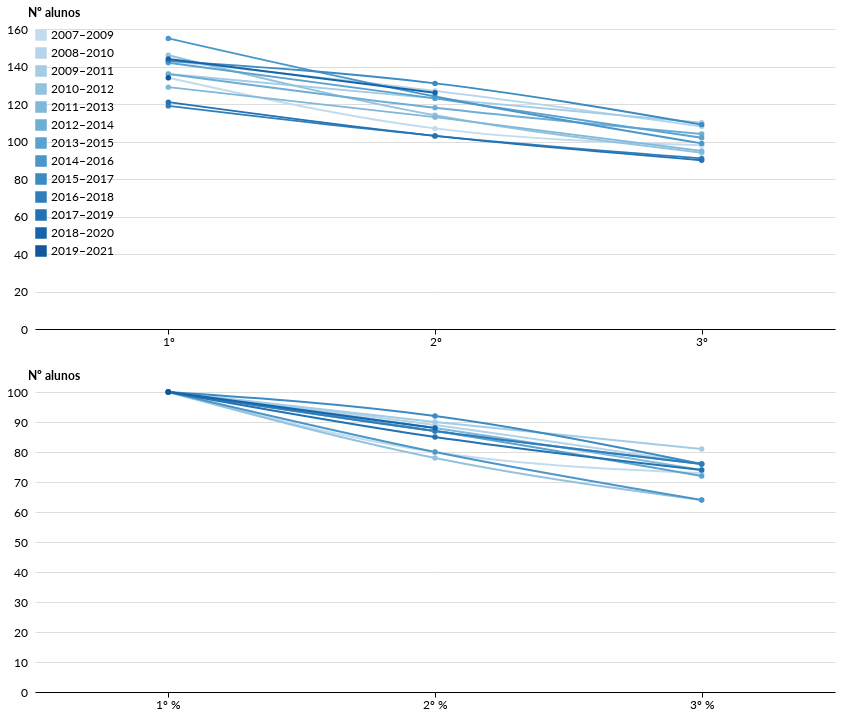

Notebook cell for this chart:
### Code cell
def line_chart(df):
    return (
        alt.Chart(df)
        .mark_line(interpolate="monotone", point=True)
        .encode(
            x="Série",
            y=alt.Y("Nº alunos"),#, scale=alt.Scale(zero=False)),
            color="Período:O",
            tooltip=('Período', "Nº alunos")
        )
        .properties(width=800)
    )


line_chart(df_sv_periodo_no) & line_chart(df_sv_periodo_per)

### Figure 1 — Vega-Lite specification as saved in the notebook (floating-point values rounded to 4 significant figures)
{"width": 685, "height": 380, "config": {"title": {"anchor": "start", "fontSize": 18, "font": "Lato", "fontColor": "#000000"}, "axisX": {"domain": true, "domainColor": "#000000", "domainWidth": 1, "grid": false, "labelFontSize": 12, "labelFont": "Lato", "labelAngle": 0, "tickColor": "#000000", "tickSize": 5, "titleFontSize": 12, "titlePadding": 10, "titleFont": "Lato", "title": ""}, "axisY": {"domain": false, "grid": true, "gridColor": "#DEDDDD", "gridWidth": 1, "labelFontSize": 12, "labelFont": "Lato", "labelPadding": 8, "ticks": false, "titleFontSize": 12, "titlePadding": 10, "titleFont": "Lato", "titleAngle": 0, "titleY": -10, "titleX": 18}, "background": "#FFFFFF", "legend": {"labelFontSize": 12, "labelFont": "Lato", "symbolSize": 100, "symbolType": "square", "titleFontSize": 12, "titlePadding": 10, "titleFont": "Lato", "title": "", "orient": "top-left", "offset": 0}, "view": {"stroke": "transparent"}, "range": {"category": ["#1696d2", "#d2d2d2", "#000000", "#fdbf11", "#ec008b", "#55b748", "#5c5859", "#db2b27"], "diverging": ["#cfe8f3", "#a2d4ec", "#73bfe2", "#46abdb", "#1696d2", "#12719e"]}, "area": {"fill": "#1696d2"}, "line": {"color": "#1696d2", "stroke": "#1696d2", "strokewidth": 5}, "trail": {"color": "#1696d2", "stroke": "#1696d2", "strokeWidth": 0, "size": 1}, "path": {"stroke": "#1696d2", "strokeWidth": 0.5}, "point": {"filled": true}, "text": {"font": "Lato", "color": "#1696d2", "fontSize": 11, "align": "right", "fontWeight": 400, "size": 11}, "bar": {"size": 40, "binSpacing": 1, "continuousBandSize": 30, "discreteBandSize": 30, "fill": "#1696d2", "stroke": false}}, "vconcat": [{"data": {"name": "data-c29d80e5cdc46112f6305398bbcc3017"}, "mark": {"type": "line", "interpolate": "monotone", "point": true}, "encoding": {"color": {"type": "ordinal", "field": "Período"}, "tooltip": [{"type": "nominal", "field": "Período"}, {"type": "quantitative", "field": "Nº alunos"}], "x": {"type": "nominal", "field": "Série"}, "y": {"type": "quantitative", "field": "Nº alunos"}}, "width": 800}, {"data": {"name": "data-76df65cf48577843677d52f81196c403"}, "mark": {"type": "line", "interpolate": "monotone", "point": true}, "encoding": {"color": {"type": "ordinal", "field": "Período"}, "tooltip": [{"type": "nominal", "field": "Período"}, {"type": "quantitative", "field": "Nº alunos"}], "x": {"type": "nominal", "field": "Série"}, "y": {"type": "quantitative", "field": "Nº alunos"}}, "width": 800}], "$schema": "https://vega.github.io/schema/vega-lite/v4.8.1.json", "datasets": {"data-c29d80e5cdc46112f6305398bbcc3017": [{"Período": "2007–2009", "Série": "1º", "Nº alunos": 134.0}, {"Período": "2007–2009", "Série": "2º", "Nº alunos": 107.0}, {"Período": "2007–2009", "Série": "3º", "Nº alunos": 98.0}, {"Período": "2008–2010", "Série": "1º", "Nº alunos": 143.0}, {"Período": "2008–2010", "Série": "2º", "Nº alunos": 127.0}, {"Período": "2008–2010", "Série": "3º", "Nº alunos": 108.0}, {"Período": "2009–2011", "Série": "1º", "Nº alunos": 136.0}, {"Período": "2009–2011", "Série": "2º", "Nº alunos": 123.0}, {"Período": "2009–2011", "Série": "3º", "Nº alunos": 110.0}, {"Período": "2010–2012", "Série": "2º", "Nº alunos": 114.0}, {"Período": "2010–2012", "Série": "3º", "Nº alunos": 94.0}, {"Período": "2010–2012", "Série": "1º", "Nº alunos": 146.0}, {"Período": "2011–2013", "Série": "3º", "Nº alunos": 95.0}, {"Período": "2011–2013", "Série": "1º", "Nº alunos": 129.0}, {"Período": "2011–2013", "Série": "2º", "Nº alunos": 113.0}, {"Período": "2012–2014", "Série": "3º", "Nº alunos": 104.0}, {"Período": "2012–2014", "Série": "1º", "Nº alunos": 136.0}, {"Período": "2012–2014", "Série": "2º", "Nº alunos": 118.0}, {"Período": "2013–2015", "Série": "3º", "Nº alunos": 102.0}, {"Período": "2013–2015", "Série": "2º", "Nº alunos": 123.0}, {"Período": "2013–2015", "Série": "1º", "Nº alunos": 142.0}, {"Período": "2014–2016", "Série": "2º", "Nº alunos": 124.0}, {"Período": "2014–2016", "Série": "3º", "Nº alunos": 99.0}, {"Período": "2014–2016", "Série": "1º", "Nº alunos": 155.0}, {"Período": "2015–2017", "Série": "2º", "Nº alunos": 131.0}, {"Período": "2015–2017", "Série": "3º", "Nº alunos": 109.0}, {"Período": "2015–2017", "Série": "1º", "Nº alunos": 143.0}, {"Período": "2016–2018", "Série": "3º", "Nº alunos": 91.0}, {"Período": "2016–2018", "Série": "1º", "Nº alunos": 119.0}, {"Período": "2016–2018", "Série": "2º", "Nº alunos": 103.0}, {"Período": "2017–2019", "Série": "2º", "Nº alunos": 103.0}, {"Período": "2017–2019", "Série": "3º", "Nº alunos": 90.0}, {"Período": "2017–2019", "Série": "1º", "Nº alunos": 121.0}, {"Período": "2018–2020", "Série": "3º", "Nº alunos": null}, {"Período": "2018–2020", "Série": "1º", "Nº alunos": 144.0}, {"Período": "2018–2020", "Série": "2º", "Nº alunos": 126.0}, {"Período": "2019–2021", "Série": "1º", "Nº alunos": 134.0}, {"Período": "2019–2021", "Série": "2º", "Nº alunos": null}, {"Período": "2019–2021", "Série": "3º", "Nº alunos": null}], "data-76df65cf48577843677d52f81196c403": [{"Período": "2007–2009", "Série": "1º %", "Nº alunos": 100.0}, {"Período": "2007–2009", "Série": "2º %", "Nº alunos": 80.0}, {"Período": "2007–2009", "Série": "3º %", "Nº alunos": 73.0}, {"Período": "2008–2010", "Série": "1º %", "Nº alunos": 100.0}, {"Período": "2008–2010", "Série": "2º %", "Nº alunos": 89.0}, {"Período": "2008–2010", "Série": "3º %", "Nº alunos": 76.0}, {"Período": "2009–2011", "Série": "1º %", "Nº alunos": 100.0}, {"Período": "2009–2011", "Série": "2º %", "Nº alunos": 90.0}, {"Período": "2009–2011", "Série": "3º %", "Nº alunos": 81.0}, {"Período": "2010–2012", "Série": "2º %", "Nº alunos": 78.0}, {"Período": "2010–2012", "Série": "3º %", "Nº alunos": 64.0}, {"Período": "2010–2012", "Série": "1º %", "Nº alunos": 100.0}, {"Período": "2011–2013", "Série": "3º %", "Nº alunos": 74.0}, {"Período": "2011–2013", "Série": "1º %", "Nº alunos": 100.0}, {"Período": "2011–2013", "Série": "2º %", "Nº alunos": 88.0}, {"Período": "2012–2014", "Série": "3º %", "Nº alunos": 76.0}, {"Período": "2012–2014", "Série": "1º %", "Nº alunos": 100.0}, {"Período": "2012–2014", "Série": "2º %", "Nº alunos": 87.0}, {"Período": "2013–2015", "Série": "3º %", "Nº alunos": 72.0}, {"Período": "2013–2015", "Série": "2º %", "Nº alunos": 87.0}, {"Período": "2013–2015", "Série": "1º %", "Nº alunos": 100.0}, {"Período": "2014–2016", "Série": "2º %", "Nº alunos": 80.0}, {"Período": "2014–2016", "Série": "3º %", "Nº alunos": 64.0}, {"Período": "2014–2016", "Série": "1º %", "Nº alunos": 100.0}, {"Período": "2015–2017", "Série": "2º %", "Nº alunos": 92.0}, {"Período": "2015–2017", "Série": "3º %", "Nº alunos": 76.0}, {"Período": "2015–2017", "Série": "1º %", "Nº alunos": 100.0}, {"Período": "2016–2018", "Série": "3º %", "Nº alunos": 76.0}, {"Período": "2016–2018", "Série": "1º %", "Nº alunos": 100.0}, {"Período": "2016–2018", "Série": "2º %", "Nº alunos": 87.0}, {"Período": "2017–2019", "Série": "2º %", "Nº alunos": 85.0}, {"Período": "2017–2019", "Série": "3º %", "Nº alunos": 74.0}, {"Período": "2017–2019", "Série": "1º %", "Nº alunos": 100.0}, {"Período": "2018–2020", "Série": "3º %", "Nº alunos": null}, {"Período": "2018–2020", "Série": "1º %", "Nº alunos": 100.0}, {"Período": "2018–2020", "Série": "2º %", "Nº alunos": 88.0}, {"Período": "2019–2021", "Série": "1º %", "Nº alunos": 100.0}, {"Período": "2019–2021", "Série": "2º %", "Nº alunos": null}, {"Período": "2019–2021", "Série": "3º %", "Nº alunos": null}]}}
